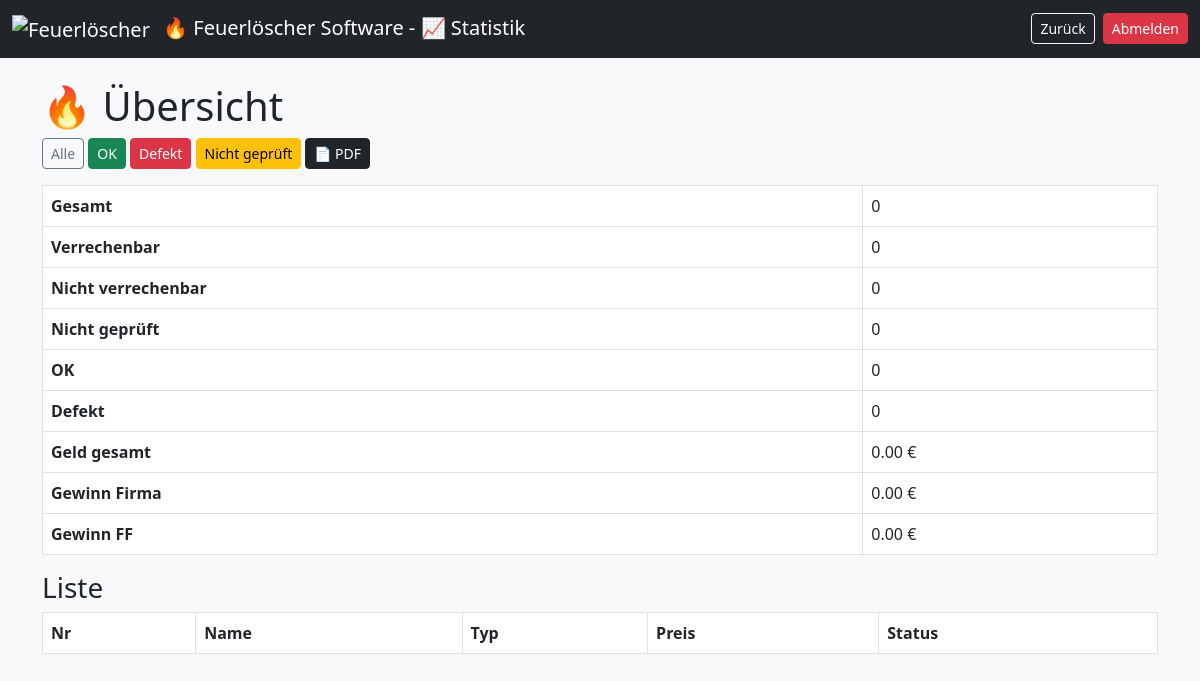
/statistik.php (signed in), run on an earlier commit of the app's database.
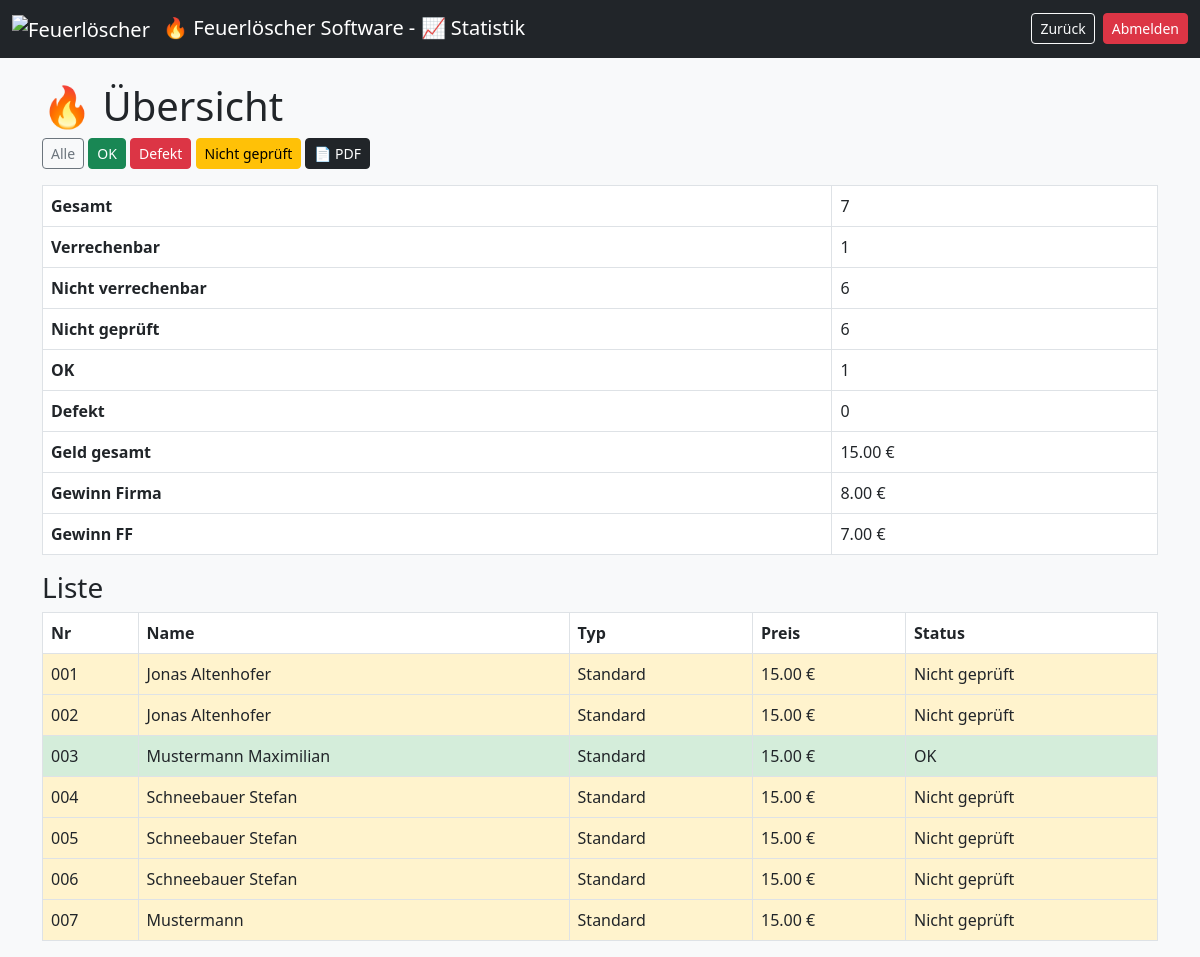
And on a later commit of the database.
### tables this page shows
CREATE TABLE loescher (
    id INTEGER PRIMARY KEY AUTOINCREMENT,
    nummer TEXT UNIQUE,
    name TEXT,
    zeitstempel TEXT,
    typ TEXT,
    preis REAL,
    loeschertyp TEXT,
    menge REAL,
    einheit TEXT,
    etikett_gedruckt INTEGER,
    abholschein_gedruckt INTEGER,
    bezahlt INTEGER,
    geprueft INTEGER,
    abgeholt INTEGER,
    defekt INTEGER,
    info TEXT,
    active INTEGER
);

### statistik.php (the view, shortened to what this page needs)
<?php
$db = getDB();
$statusFilter = $_GET['status'] ?? 'alle';
$result = $db->query("SELECT * FROM loescher WHERE active=1");
$allLoscher = [];
while ($row = $result->fetchArray(SQLITE3_ASSOC)) {
    $allLoscher[] = $row;
}
$stats = [
    'gesamt' => 0,
    'verrechenbar' => 0,
    'nicht_verrechenbar' => 0,
    'ok' => 0,
    'defekt' => 0,
    'nicht_geprueft' => 0
];
$gesamtVollerPreis = 0;
function getPreis($typ) {
    switch ($typ) {
        case 'Standard': return PREIS_STANDARD;
    }
}
$gefilterteLoscher = [];
foreach ($allLoscher as $l) {
    if ($l['defekt']) {
        $status = 'defekt';
        $statusText = 'Defekt';
    } elseif (!$l['geprueft']) {
        $status = 'nicht';
        $statusText = 'Nicht geprüft';
    } else {
        $status = 'ok';
        $statusText = 'OK';
    }
    $vollpreis = getPreis($l['typ']);
    $istVerrechenbar = (
        !$l['defekt'] &&
        $l['bezahlt'] &&
        $l['typ'] !== 'Gratis' &&
        $l['geprueft']
    );
    $stats['gesamt']++;
    if ($status === 'defekt') $stats['defekt']++;
    elseif ($status === 'ok') $stats['ok']++;
    elseif ($status === 'nicht') $stats['nicht_geprueft']++;
    if ($istVerrechenbar) {
        $stats['verrechenbar']++;
        $gesamtVollerPreis += $vollpreis;
    } else {
        $stats['nicht_verrechenbar']++;
    }
    $l['statusText'] = $statusText;
    $l['vollpreis'] = $vollpreis;
    $gefilterteLoscher[] = $l;
}
$gesamtGewinnFirma = $stats['verrechenbar'] * PREIS_RABATT;
$gesamtGewinnFF = $gesamtVollerPreis - $gesamtGewinnFirma;
?>
<!DOCTYPE html>
<html>
<head>
<link href="https://cdn.jsdelivr.net/npm/bootstrap@5.3.0/dist/css/bootstrap.min.css" rel="stylesheet">
</head>
<body class="bg-light">
<nav class="navbar navbar-expand-lg navbar-dark bg-dark">
    <div class="container-fluid">
        <span class="navbar-brand">
            <img src="./images/Feuerlöscher.ico" alt="Feuerlöscher" width="24" height="24" class="me-2">
            &#128293; Feuerlöscher Software - &#128200; Statistik
        </span>
        <div class="d-flex gap-2">
            <a href="index.php" class="btn btn-outline-light btn-sm">
                Zurück
            </a>
            <a href="?logout=1" class="btn btn-danger btn-sm">
                Abmelden
            </a>
        </div>
    </div>
</nav>
<?
    function status_link_resolver($status = "", $text = "") {
        $selectedStatus = "alle";
        $btncls = "";
        switch($status) {
            case "":
            case "alle":
                $btncls = "secondary";
                break;
            case "ok":
                $btncls = "success";
                break;
            case "defekt":
                $btncls = "danger";
                break;
            case "nicht":
                $btncls = "warning";
                break;
        }
        $fullbtncls = "";
        if($selectedStatus == $status) {
            $fullbtncls = "btn-outline-" . $btncls;
        } else {
            $fullbtncls = "btn-" . $btncls;
        }
        echo '<a href="?status=' . $status . '" class="btn ' . $fullbtncls . ' btn-sm">' . $text . "</a>";
    }
?>
<div class="container mt-4">
    <h1>&#128293; Übersicht</h1>
    <div class="mb-3">
        <?= status_link_resolver("alle", "Alle"); ?>
        <?= status_link_resolver("ok", "OK"); ?>
        <?= status_link_resolver("defekt", "Defekt"); ?>
        <?= status_link_resolver("nicht", "Nicht geprüft"); ?>
        <a href="statistik_export_pdf.php?status=<?= $statusFilter ?>"
           target="_blank"
           rel="noopener noreferrer"
           class="btn btn-dark btn-sm">
           📄 PDF
        </a>
    </div>
    <table class="table table-bordered w-100">
        <tr><th>Gesamt</th><td><?= $stats['gesamt'] ?></td></tr>
        <tr><th>Verrechenbar</th><td><?= $stats['verrechenbar'] ?></td></tr>
        <tr><th>Nicht verrechenbar</th><td><?= $stats['nicht_verrechenbar'] ?></td></tr>
        <tr><th>Nicht geprüft</th><td><?= $stats['nicht_geprueft'] ?></td></tr>
        <tr><th>OK</th><td><?= $stats['ok'] ?></td></tr>
        <tr><th>Defekt</th><td><?= $stats['defekt'] ?></td></tr>
        <tr><th>Geld gesamt</th><td><?= number_format($gesamtVollerPreis,2) ?> €</td></tr>
        <tr><th>Gewinn Firma</th><td><?= number_format($gesamtGewinnFirma,2) ?> €</td></tr>
        <tr><th>Gewinn FF</th><td><?= number_format($gesamtGewinnFF,2) ?> €</td></tr>
    </table>
    <h3>Liste</h3>
    <table class="table table-bordered">
    <thead>
        <tr>
            <th>Nr</th>
            <th>Name</th>
            <th>Typ</th>
            <th>Preis</th>
            <th>Status</th>
        </tr>
    </thead>
    <tbody>
        <?php foreach ($gefilterteLoscher as $v): ?>
            <?php
            if ($v['defekt']) {
                $class = 'status-defekt';
            } elseif (!$v['geprueft']) {
                $class = 'status-nicht';
            } else {
                $class = 'status-ok';
            }
            ?>
            <tr>
                <td class="<?= $class ?>"><?= sprintf("%03d", $v['nummer']) ?></td>
                <td class="<?= $class ?>"><?= htmlspecialchars($v['name']) ?></td>
                <td class="<?= $class ?>"><?= htmlspecialchars($v['typ']) ?></td>
                <td class="<?= $class ?>"><?= number_format($v['vollpreis'],2) ?> €</td>
                <td class="<?= $class ?>"><?= $v['statusText'] ?></td>
            </tr>
        <?php endforeach; ?>
    </tbody>
</table>
</div>
</body>
</html>

### statistik.php (style rules this page uses)
.status-ok { background-color: #d4edda !important; }
.status-nicht { background-color: #fff3cd !important; }
td { vertical-align: middle; }

What changed in the data, as far as the page shows it:
added loescher: id "6", defekt "0", nummer "006", name "Schneebauer Stefan", typ "Standard", preis "15.00", statusText "Nicht geprüft"
added loescher: nummer "001", name "Jonas Altenhofer", typ "Standard", preis "15.00", statusText "Nicht geprüft"
added loescher: nummer "002", name "Jonas Altenhofer", typ "Standard", preis "15.00", statusText "Nicht geprüft"
added loescher: nummer "003", name "Mustermann Maximilian", typ "Standard", preis "15.00", statusText "OK", geprueft 1 (drawn)
added loescher: nummer "004", name "Schneebauer Stefan", typ "Standard", preis "15.00", statusText "Nicht geprüft"
added loescher: nummer "005", name "Schneebauer Stefan", typ "Standard", preis "15.00", statusText "Nicht geprüft"
added loescher: nummer "007", name "Mustermann", typ "Standard", preis "15.00", statusText "Nicht geprüft"
Also different on the page:
$stats['gesamt']: "0" → "7"
$stats['verrechenbar']: "0" → "1"
$stats['ok']: "0" → "1"
$gesamtVollerPreis: "0.00" → "15.00"
$gesamtGewinnFirma: "0.00" → "8.00"
$gesamtGewinnFF: "0.00" → "7.00"
$stats['nicht_verrechenbar']: "0" → (not shown)
$stats['nicht_geprueft']: "0" → (not shown)
$stats['defekt']: "0" → (not shown)
